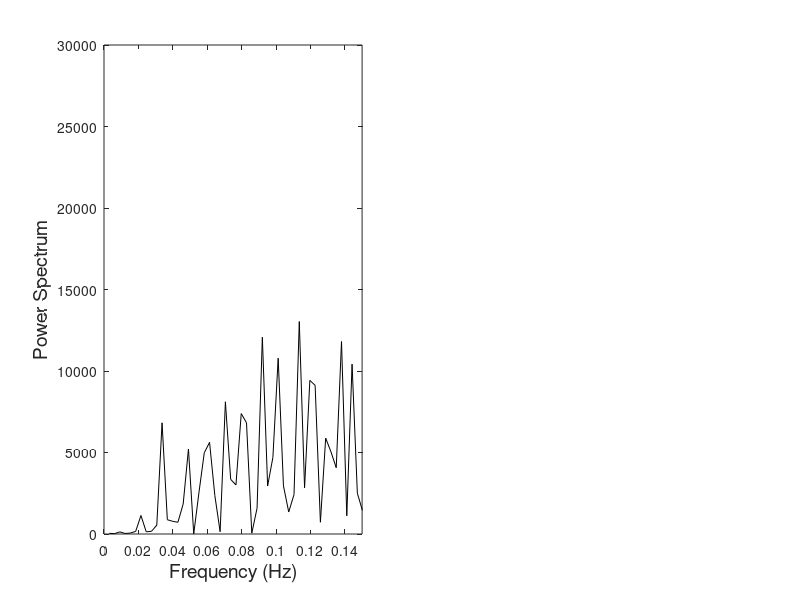

Here is the MATLAB script that generated this plot: (Note: this script raises an error after producing the figure.)
% Example 3.6
% Frequency analysis of heart rate data in the 
%   normal and mediative state
%  After loading the data, the program converts the data 
%  to evenly spaced time data using interpolation
%
clear all; close all;
%
fs = 100.0;             % Sample frequency
ts = 1/fs;              % Sample interval
load Hr_pre;            % Load normal and meditagtive data

%
% Convert to evenly spaced time data using interpolation
% First generate an evenly space time vectors having 
%   one second intervals and extending over the time range of the data
xi = (ceil(t_pre(1)):ts:floor(t_pre(end)));
yi = interp1(t_pre,hr_pre,xi');        % Interpolate
yi = diff(yi);                          % Take difference
N2 = round(length(yi)/2) ;             % Get half data length
f = (1:N2)*fs/N2;                      % Frequency vector for ploting
YI = abs((fft(yi)).^2);                % Calculate power spectrum
subplot(1,2,1);
plot(f,YI(2:N2+1),'k');                % Plot frequency spectrum (No DC term)
    xlabel('Frequency (Hz)','FontSize',14); ylabel('Power Spectrum','FontSize',14);
    axis([0 .15 0 30000 ]);
%
% Repeat for meditative data
load Hr_med;                           % Load normal and meditative data
%
% Convert to evenly spaced time data using interpolation
% First generate and evenly space time vectors having 
%   one second intervals and extending over the time range of the data
xi = (ceil(t_med(1)):ts:floor(t_med(end)));
yi = interp1(t_med,hr_med,xi');          % Interpolate
yi = diff(yi);                            % Take difference in HR
f = (0:length(yi)-1)*fs/(length(yi)-1);  % Frequency vector for ploting
YI = abs((fft(yi)).^2);
subplot(1,2,2);
plot(f,YI,'k');                          % Plot frequency spectrum
    xlabel('Frequency (Hz)','FontSize',14); ylabel('Power Spectrum','FontSize',14);
    xlim([0 .15]);
%
